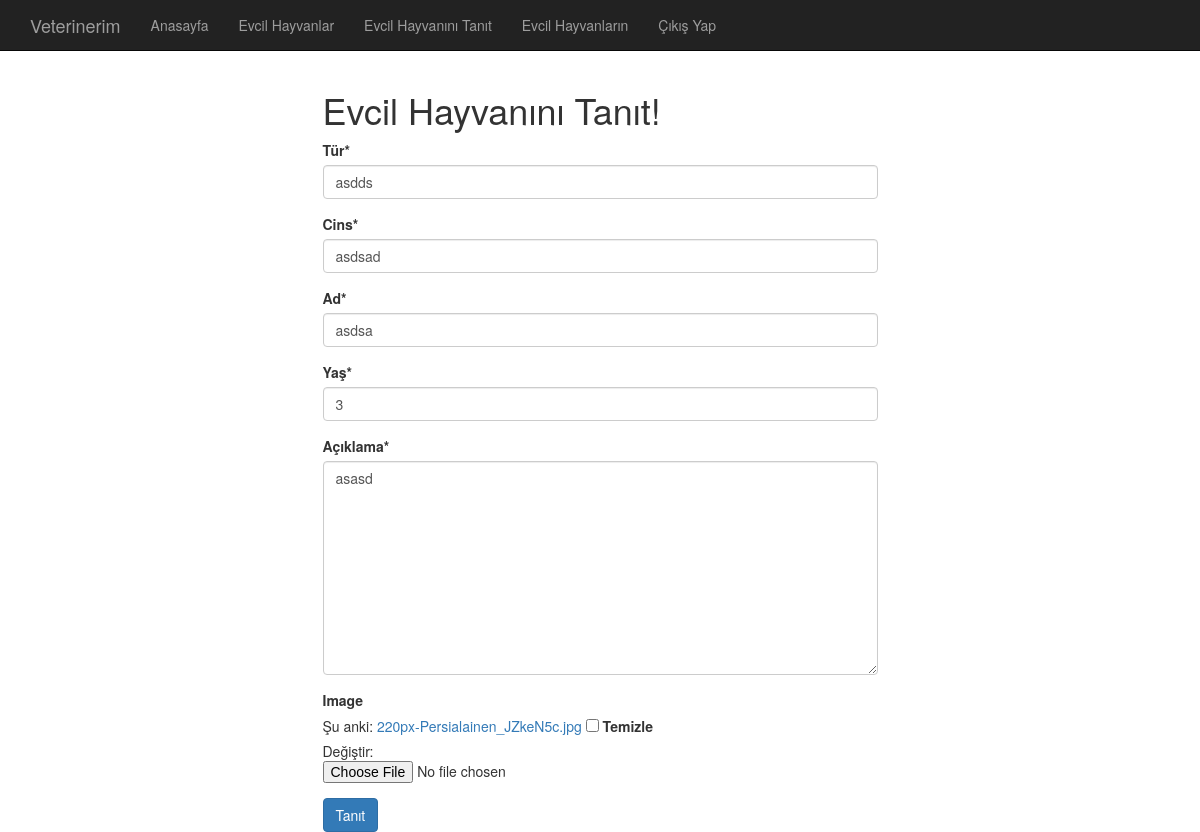
The app's page /pet/2/update/ (signed in) with its own data.
### pet/models.py (models this page shows, shortened)
class Pet(models.Model):
    user = models.ForeignKey('auth.User', verbose_name='Hayvan Sahibi', related_name='pets')
    type = models.CharField(max_length=120, verbose_name="Tür")
    breed = models.CharField(max_length=120, verbose_name="Cins")
    name = models.CharField(max_length=60, verbose_name="Ad")
    age = models.PositiveIntegerField(verbose_name="Yaş")
    description = models.TextField(verbose_name="Açıklama")
    image = models.ImageField(null=True, blank=True)
    class Meta:
        ordering = ['-id']

### pet/views.py (the view)
# urls.py: url(r'^(?P<id>\d+)/update/$', pet_update, name='update'),
def pet_update(request, id):
    if not request.user.is_authenticated():
        return Http404
    pet = get_object_or_404(Pet, id=id)
    form = PetForm(request.POST or None, request.FILES or None, instance=pet)
    if form.is_valid():
        form.save()
        messages.success(request, "Dostunun bilgilerini güncelledin!")
        return HttpResponseRedirect(pet.get_absolute_url())
    context = {
        'form': form,
    }
    return render(request, 'pet/form.html', context)

### pet/forms.py
class PetForm(forms.ModelForm):
    class Meta:
        model = Pet
        fields = [
            'type',
            'breed',
            'name',
            'age',
            'description',
            'image'
        ]

### templates/pet/form.html (shortened to what this page needs)
{% extends 'base.html' %}
{% load crispy_forms_tags %}
{% block body %}
<div class="container">
    <div class="row">
        <div class="col-md-6 col-md-offset-3">
                <form method="post" enctype="multipart/form-data">
                    <h1>Evcil Hayvanını Tanıt!</h1>
                    {{ form|crispy }}
                    <input class="btn btn-primary" type="submit" value="Tanıt">
                 </form>
        </div>
    </div>
</div>
{% endblock %}

### static/css/style.css (style rules this page uses)
body { padding-top: 70px; }

### records on screen
Pet: type "asdds", breed "asdsad", name "asdsa", age "3", description "asasd"
